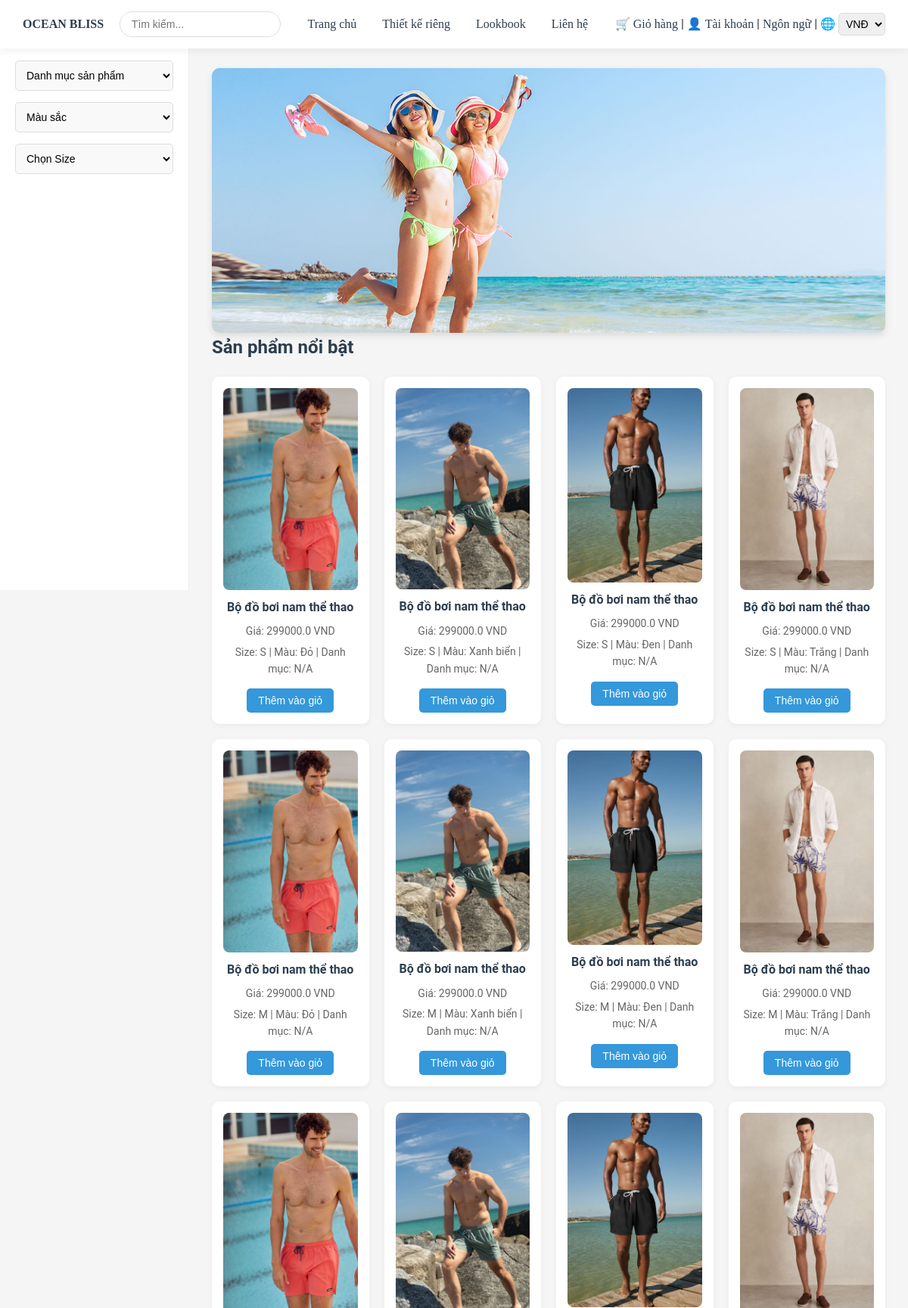
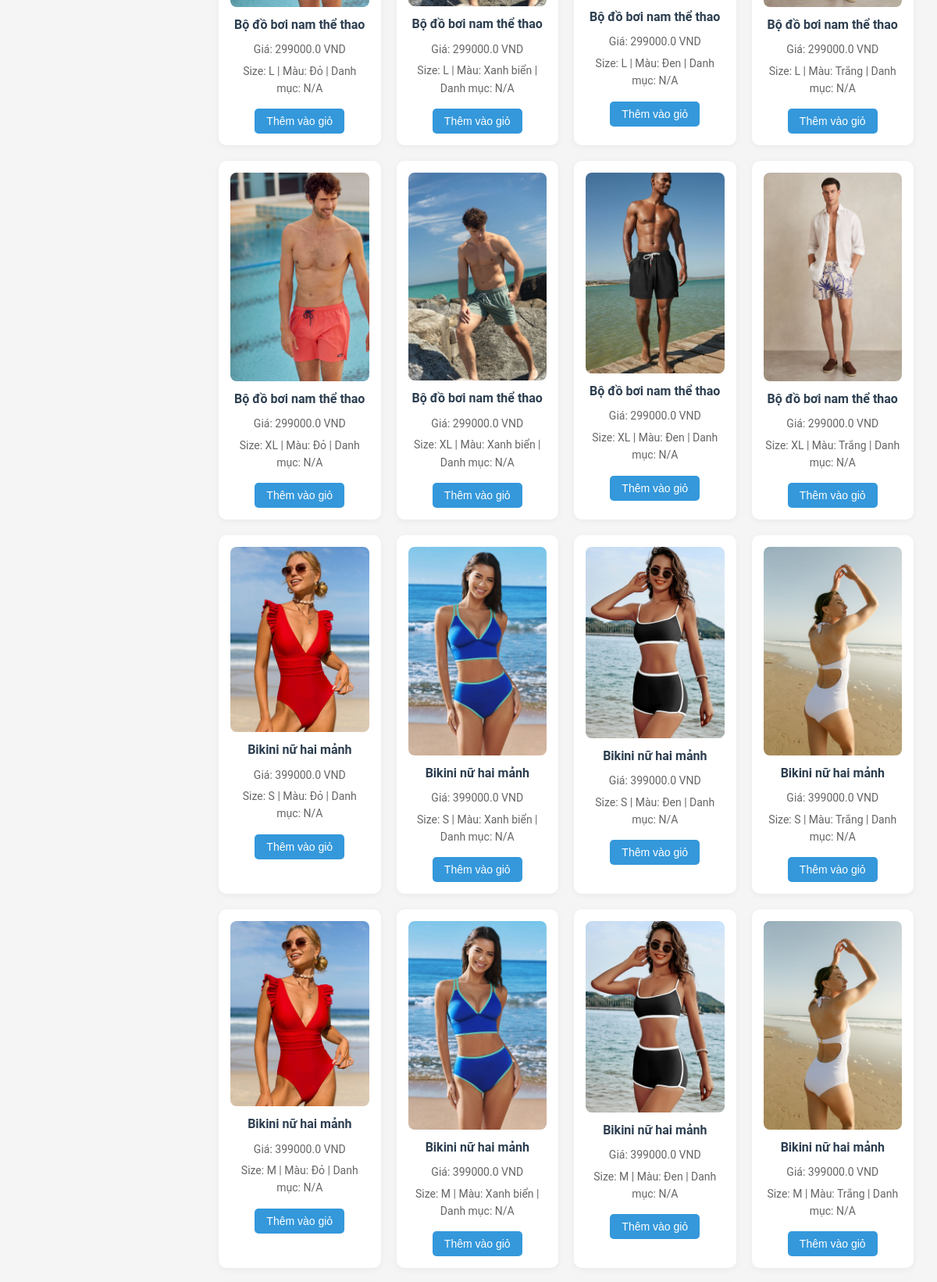
The page / (upper part) on the database its author committed (2 pictures, top to bottom).
### tables this page shows
CREATE TABLE BienTheSanPham (
        id INTEGER PRIMARY KEY,
        id_san_pham INTEGER,
        id_kich_co INTEGER,
        id_mau_sac INTEGER,
        so_luong_ton INTEGER, hinh_anh TEXT,
        FOREIGN KEY (id_san_pham) REFERENCES SanPham(id),
        FOREIGN KEY (id_kich_co) REFERENCES KichCo(id),
        FOREIGN KEY (id_mau_sac) REFERENCES MauSac(id)
    );

CREATE TABLE SanPham (
        id INTEGER PRIMARY KEY,
        ten_san_pham TEXT,
        mo_ta TEXT,
        gia_ban REAL,
        id_danh_muc INTEGER,
        hinh_anh_chinh TEXT,
        FOREIGN KEY (id_danh_muc) REFERENCES DanhMucSanPham(id)
    );

CREATE TABLE KichCo (
        id INTEGER PRIMARY KEY,
        ten_kich_co TEXT
    );

CREATE TABLE MauSac (
        id INTEGER PRIMARY KEY,
        ten_mau TEXT
    );

### app.py (the view)
@app.route('/')
def get_all_products():
    conn = get_db_connection()
    query = """
        SELECT SanPham.ten_san_pham, SanPham.gia_ban, KichCo.ten_kich_co,
               MauSac.ten_mau, BienTheSanPham.hinh_anh
        FROM SanPham
        JOIN BienTheSanPham ON SanPham.id = BienTheSanPham.id_san_pham
        JOIN KichCo ON BienTheSanPham.id_kich_co = KichCo.id
        JOIN MauSac ON BienTheSanPham.id_mau_sac = MauSac.id
        JOIN DanhMucSanPham ON SanPham.id_danh_muc = DanhMucSanPham.id
    """
    products = conn.execute(query).fetchall()
    conn.close()
    return render_template('homepage.html', products=products)

### app.py (called while the page is built)
def get_db_connection():
    conn = sqlite3.connect('database.db')
    conn.row_factory = sqlite3.Row
    return conn

### templates/homepage.html (shortened to what this page needs)
<!DOCTYPE html>
<html lang="vi">
<head>
</head>
<body>
  <header>
    <div><a href="/"><strong>OCEAN BLISS</strong></a></div>
    <input type="text" placeholder="Tìm kiếm..." />
    <nav>
      <a href="/">Trang chủ</a>
      <a href="{{ url_for('custom_page') }}">Thiết kế riêng</a>
      <a href="{{ url_for('lookbook') }}">Lookbook</a>
      <a href="{{ url_for('contact') }}">Liên hệ</a>
    </nav>
    <div>
      🛒 <a href="{{ url_for('cart') }}">Giỏ hàng</a> |
      👤 <a href="/account">Tài khoản</a> |
      <a href="{{ url_for('language') }}">Ngôn ngữ</a> |
      🌐 <select><option>VNĐ</option><option>USD</option></select>
    </div>
  </header>
  <div class="container">
    <aside>
      <div id="filters">
        <select id="category-filter" onchange="applyFilters()">
          <option value="">Danh mục sản phẩm</option>
        </select>
        <select id="color-filter" onchange="applyFilters()">
          <option value="">Màu sắc</option>
        </select>
        <select id="size-filter" onchange="applyFilters()">
          <option value="">Chọn Size</option>
        </select>
      </div>
    </aside>
    <main>
      <div class="banner">
        <img src="{{ url_for('static', filename='banner1.jpg') }}" class="active" alt="Banner 1">
      </div>
      <h2>Sản phẩm nổi bật</h2>
      <div id="product-list" class="product-list">
        {% if products %}
          {% for product in products %}
            <div class="product-item">
              <img src="{{ url_for('static', filename=product['hinh_anh']) }}" alt="{{ product['ten_san_pham'] }}" width="100%">
              <h4>{{ product['ten_san_pham'] }}</h4>
              <p>Giá: {{ product['gia_ban'] }} VND</p>
              <p>Size: {{ product['ten_kich_co'] or 'N/A' }} | Màu: {{ product['ten_mau'] or 'N/A' }} | Danh mục: {{ product['ten_danh_muc'] or 'N/A' }}</p>
              <button class="add-to-cart" data-variant-id="{{ product['id'] }}">Thêm vào giỏ</button>
            </div>
          {% endfor %}
        {% else %}
          <p>Không có sản phẩm nào để hiển thị.</p>
        {% endif %}
      </div>
    </main>
  </div>
</body>
</html>

### templates/homepage.html (style rules this page uses)
* { margin: 0; padding: 0; box-sizing: border-box; }
body { font-family: 'Roboto', Arial, sans-serif; background-color: #f5f5f5; color: #333; line-height: 1.6; display: flex; flex-direction: column; min-height: 100vh; }
header { position: fixed; top: 0; left: 0; width: 100%; background-color: #ffffff; box-shadow: 0 4px 10px rgba(0, 0, 0, 0.05); z-index: 1000; display: flex; justify-content: space-between; align-items: center; padding: 15px 30px; }
header a { font-family: open sans-serif; text-decoration: none; color: #2c3e50; font-weight: 500; transition: color 0.3s ease; }
header nav a { margin: 0 15px; font-size: 16px; }
header input[type="text"] { padding: 8px 15px; border: 1px solid #ddd; border-radius: 20px; font-size: 14px; outline: none; transition: border-color 0.3s ease; }
header select { padding: 5px; border: 1px solid #ddd; border-radius: 5px; font-size: 14px; }
.container { margin-top: 60px; display: flex; width: 100%; flex: 1; }
aside { width: 250px; background-color: #ffffff; padding: 20px; height: calc(100vh - 80px); overflow-y: auto; border-right: 1px solid #eee; flex-shrink: 0; }
#filters { display: flex; flex-direction: column; gap: 15px; margin-bottom: 20px; }
#filters select { padding: 10px; font-size: 14px; border: 1px solid #ddd; border-radius: 5px; background-color: #f9f9f9; cursor: pointer; transition: border-color 0.3s ease, background-color 0.3s ease; }
main { flex: 1; padding: 30px; background-color: #f5f5f5; }
.banner { width: 100%; height: 350px; overflow: hidden; position: relative; border-radius: 10px; box-shadow: 0 4px 10px rgba(0, 0, 0, 0.1); }
.banner img { width: 100%; height: 100%; object-fit: cover; position: absolute; top: 0; left: 0; opacity: 0; transition: opacity 1s ease-in-out; }
.banner img.active { opacity: 1; }
h2 { font-size: 24px; margin-bottom: 20px; color: #2c3e50; }
.product-list { display: grid; grid-template-columns: repeat(auto-fill, minmax(200px, 1fr)); gap: 20px; margin-top: 20px; }
.product-item { background-color: #ffffff; border: none; border-radius: 10px; padding: 15px; text-align: center; box-shadow: 0 2px 8px rgba(0, 0, 0, 0.05); transition: transform 0.2s ease, box-shadow 0.3s ease; }
.product-item img { width: 100%; height: auto; border-radius: 8px; margin-bottom: 10px; display: block; margin-left: auto; margin-right: auto; }
.product-item h4 { font-size: 16px; margin-bottom: 8px; color: #2c3e50; }
.product-item p { font-size: 14px; color: #666; margin-bottom: 5px; }
.product-item button { margin-top: 10px; padding: 8px 15px; background-color: #3498db; color: #fff; border: none; border-radius: 5px; cursor: pointer; font-size: 14px; transition: background-color 0.3s ease; }

### rows shown on the page
BienTheSanPham: hinh_anh (picture), ten_san_pham "Bộ đồ bơi nam thể thao", gia_ban "299000.0", ten_kich_co "S", ten_mau "Đỏ", product "N/A"
BienTheSanPham: hinh_anh (picture), ten_san_pham "Bộ đồ bơi nam thể thao", gia_ban "299000.0", ten_kich_co "S", ten_mau "Xanh biển", product "N/A"
BienTheSanPham: hinh_anh (picture), ten_san_pham "Bộ đồ bơi nam thể thao", gia_ban "299000.0", ten_kich_co "S", ten_mau "Đen", product "N/A"
BienTheSanPham: hinh_anh (picture), ten_san_pham "Bộ đồ bơi nam thể thao", gia_ban "299000.0", ten_kich_co "S", ten_mau "Trắng", product "N/A"
BienTheSanPham: hinh_anh (picture), ten_san_pham "Bộ đồ bơi nam thể thao", gia_ban "299000.0", ten_kich_co "M", ten_mau "Đỏ", product "N/A"
BienTheSanPham: hinh_anh (picture), ten_san_pham "Bộ đồ bơi nam thể thao", gia_ban "299000.0", ten_kich_co "M", ten_mau "Xanh biển", product "N/A"
BienTheSanPham: hinh_anh (picture), ten_san_pham "Bộ đồ bơi nam thể thao", gia_ban "299000.0", ten_kich_co "M", ten_mau "Đen", product "N/A"
BienTheSanPham: hinh_anh (picture), ten_san_pham "Bộ đồ bơi nam thể thao", gia_ban "299000.0", ten_kich_co "M", ten_mau "Trắng", product "N/A"
BienTheSanPham: hinh_anh (picture), ten_san_pham "Bộ đồ bơi nam thể thao", gia_ban "299000.0", ten_kich_co "L", ten_mau "Đỏ", product "N/A"
BienTheSanPham: hinh_anh (picture), ten_san_pham "Bộ đồ bơi nam thể thao", gia_ban "299000.0", ten_kich_co "L", ten_mau "Xanh biển", product "N/A"
BienTheSanPham: hinh_anh (picture), ten_san_pham "Bộ đồ bơi nam thể thao", gia_ban "299000.0", ten_kich_co "L", ten_mau "Đen", product "N/A"
BienTheSanPham: hinh_anh (picture), ten_san_pham "Bộ đồ bơi nam thể thao", gia_ban "299000.0", ten_kich_co "L", ten_mau "Trắng", product "N/A"
BienTheSanPham: hinh_anh (picture), ten_san_pham "Bộ đồ bơi nam thể thao", gia_ban "299000.0", ten_kich_co "XL", ten_mau "Đỏ", product "N/A"
BienTheSanPham: hinh_anh (picture), ten_san_pham "Bộ đồ bơi nam thể thao", gia_ban "299000.0", ten_kich_co "XL", ten_mau "Xanh biển", product "N/A"
BienTheSanPham: hinh_anh (picture), ten_san_pham "Bộ đồ bơi nam thể thao", gia_ban "299000.0", ten_kich_co "XL", ten_mau "Đen", product "N/A"
BienTheSanPham: hinh_anh (picture), ten_san_pham "Bộ đồ bơi nam thể thao", gia_ban "299000.0", ten_kich_co "XL", ten_mau "Trắng", product "N/A"
BienTheSanPham: hinh_anh (picture), ten_san_pham "Bikini nữ hai mảnh", gia_ban "399000.0", ten_kich_co "S", ten_mau "Đỏ", product "N/A"
BienTheSanPham: hinh_anh (picture), ten_san_pham "Bikini nữ hai mảnh", gia_ban "399000.0", ten_kich_co "S", ten_mau "Xanh biển", product "N/A"
BienTheSanPham: hinh_anh (picture), ten_san_pham "Bikini nữ hai mảnh", gia_ban "399000.0", ten_kich_co "S", ten_mau "Đen", product "N/A"
BienTheSanPham: hinh_anh (picture), ten_san_pham "Bikini nữ hai mảnh", gia_ban "399000.0", ten_kich_co "S", ten_mau "Trắng", product "N/A"
BienTheSanPham: hinh_anh (picture), ten_san_pham "Bikini nữ hai mảnh", gia_ban "399000.0", ten_kich_co "M", ten_mau "Đỏ", product "N/A"
BienTheSanPham: hinh_anh (picture), ten_san_pham "Bikini nữ hai mảnh", gia_ban "399000.0", ten_kich_co "M", ten_mau "Xanh biển", product "N/A"
BienTheSanPham: hinh_anh (picture), ten_san_pham "Bikini nữ hai mảnh", gia_ban "399000.0", ten_kich_co "M", ten_mau "Đen", product "N/A"
BienTheSanPham: hinh_anh (picture), ten_san_pham "Bikini nữ hai mảnh", gia_ban "399000.0", ten_kich_co "M", ten_mau "Trắng", product "N/A"
